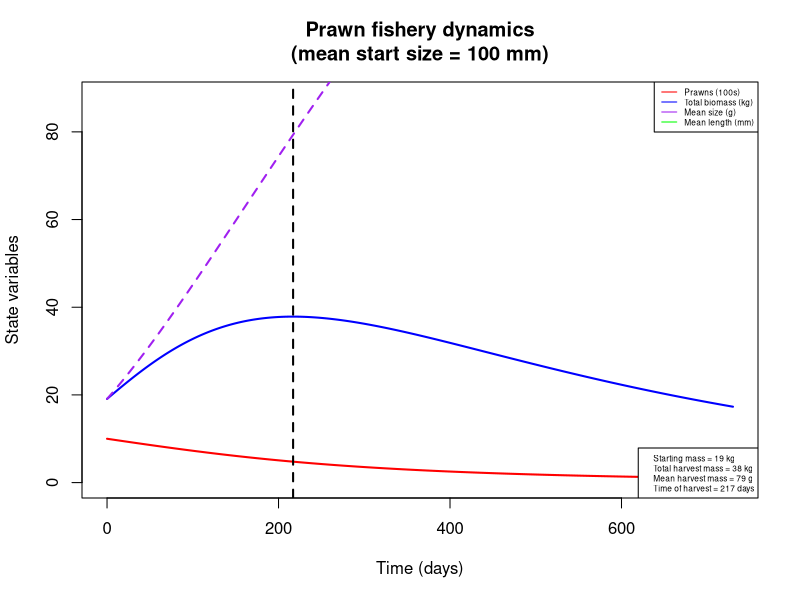
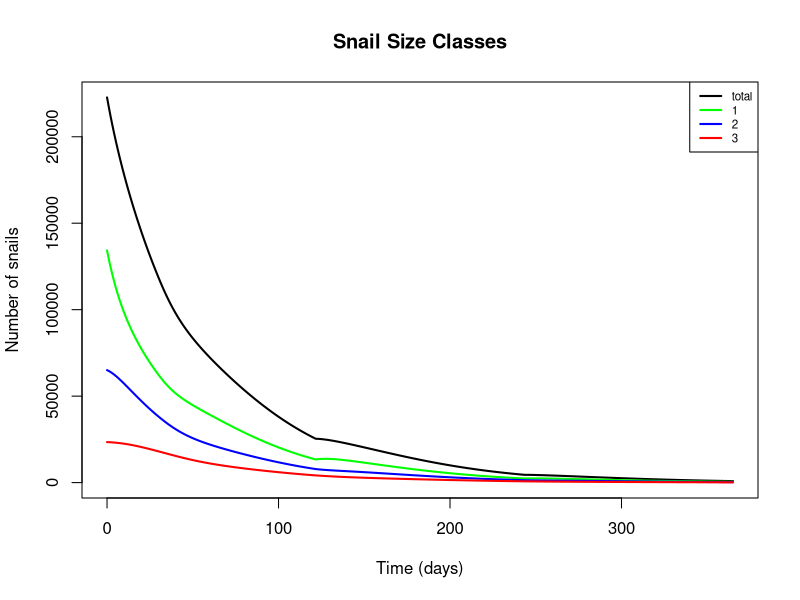
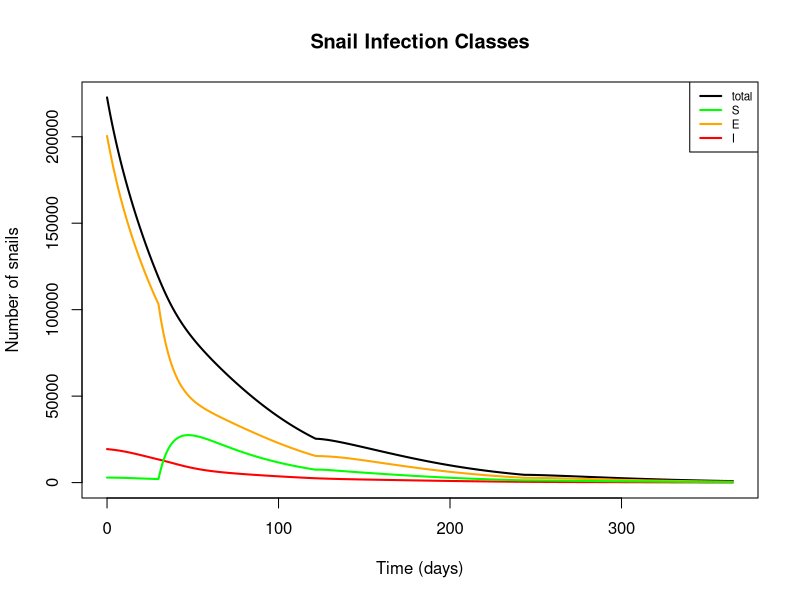
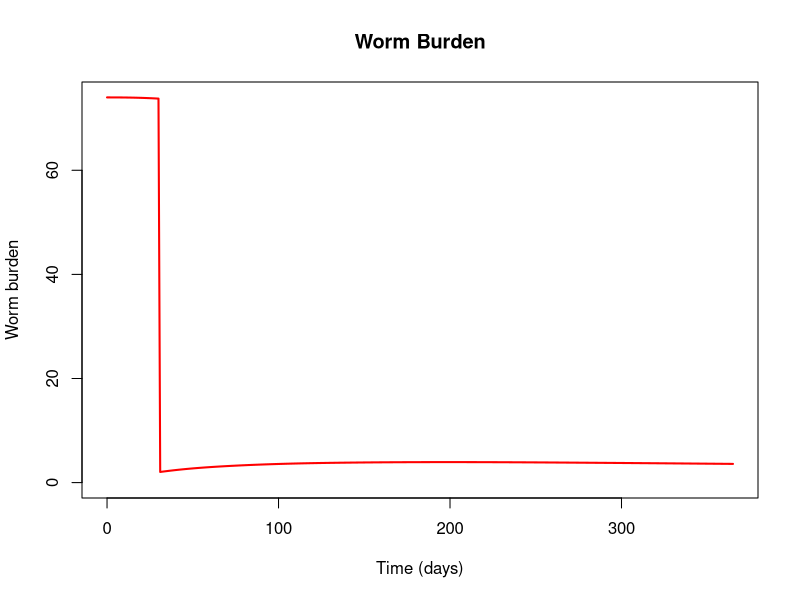
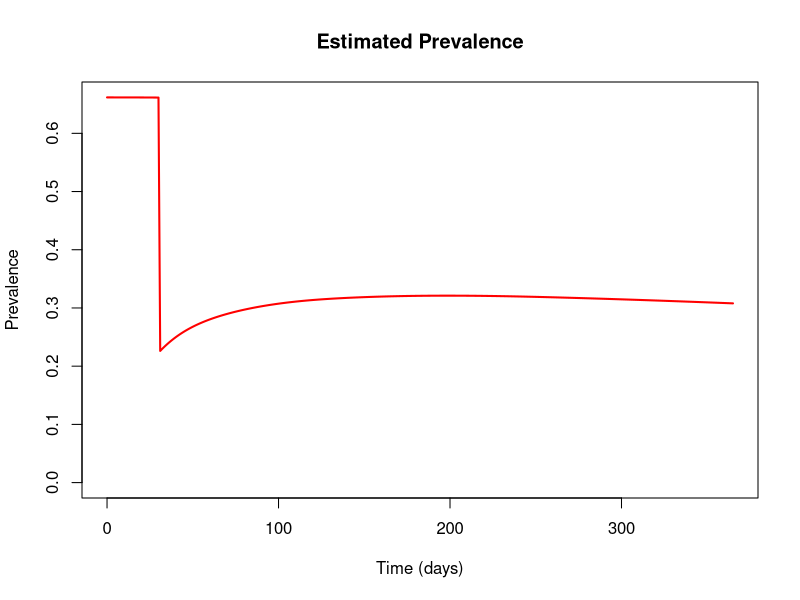
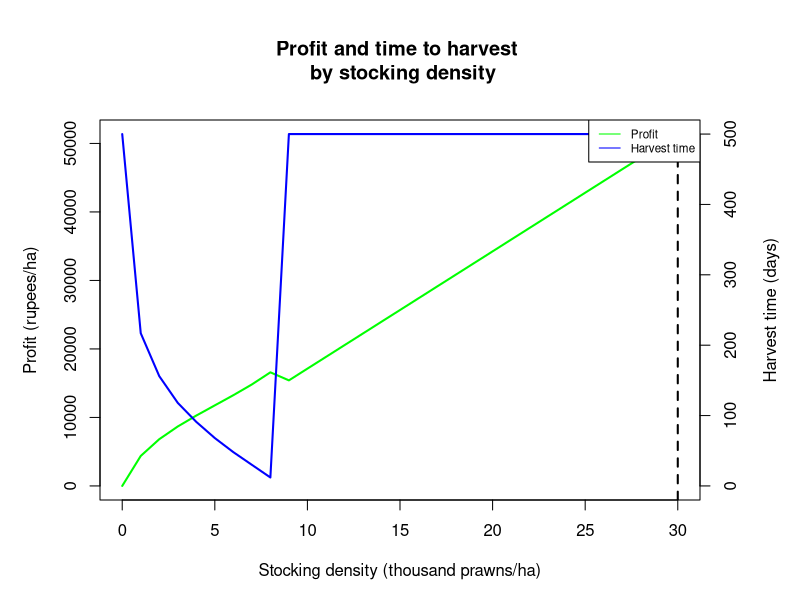
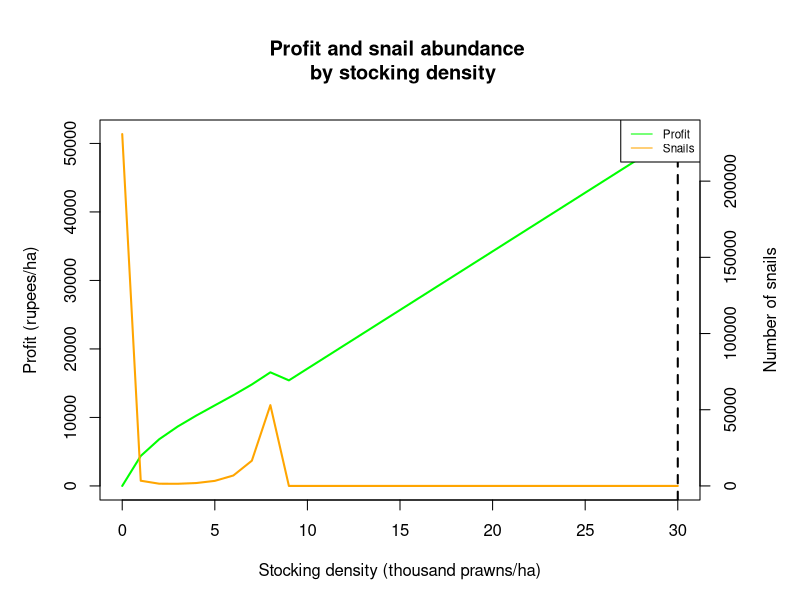
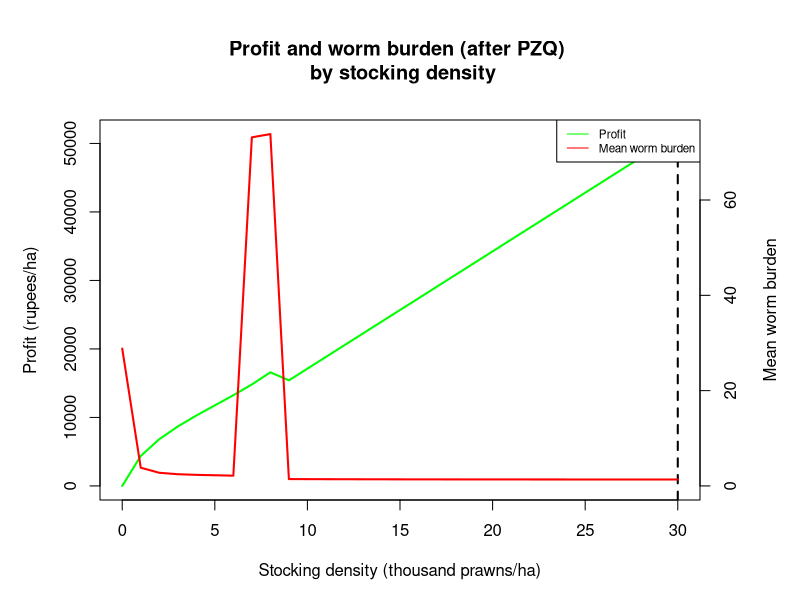

Reproduce these figures in R, in order.
#### Full snail-prawn model including epidemiological, predation, and aquaculture components

## To-do list:
  # Investigate the long-term stability of snail elimination, particularly at low attack rates
  # Incorporate seasonality into model
  # Sensitivity analysis, particularly for prawn attack rate

require(deSolve)

snail_prawn_model = function(t, n, parameters) { 
  with(as.list(parameters),{
    
    S1=n[1]
    S2=n[2]
    S3=n[3]
    E1=n[4]
    E2=n[5]
    E3=n[6]
    I2=n[7]
    I3=n[8]
    W=n[9]
    P=n[10]
    L=n[11]
    
    N1 = S1+E1     # Total snails of size class 1
    N2 = S2+E2+I2  # Total snails of size class 2
    N3 = S3+E3+I3  # Total snails of size class 3
    N = N1+N2+N3   # Total number of snails
    
    # Miracidial density per person as a function of mean worm burden (W) and miracidial shedding rate (m)
    M = m*0.5*W
    
    # Mean and total prawn biomass, converting from length (mm) to weight (g)
    Bm.p = (a.p*(L/10)^b.p)/10  
    Bm.t = P*Bm.p
    
    # Mean snail biomass in each size class, converting from length (cm) to weight (g)
    Bm.n1 = a.s*0.4^b.s  # 4mm size class
    Bm.n2 = a.s*0.8^b.s  # 8mm size class
    Bm.n3 = a.s*1.2^b.s  # 12mm size class
    
    # Prawn-to-snail mass ratios for each size class
    Bm.r1 = Bm.p / Bm.n1
    Bm.r2 = Bm.p / Bm.n2
    Bm.r3 = Bm.p / Bm.n3
    
    # Attack rates for each size class as a function of biomass ratio
    alpha1 = ar*Bm.r1
    alpha2 = ar*Bm.r2
    alpha3 = ar*Bm.r3
    
    # Adjusted attack rates, accounting for area of interest and limiting factors in the wild
    alpha_star1 = alpha1*s/A
    alpha_star2 = alpha2*s/A
    alpha_star3 = alpha3*s/A
    
    # Handling times for each size class as a function of biomass ratio
    handle1 = 1/(th*Bm.r1)
    handle2 = 1/(th*Bm.r2)
    handle3 = 1/(th*Bm.r3)
    
    # Functional responses for each size class
    psi1 = (P*alpha_star1) / (1+sum(alpha_star1*handle1*N1, alpha_star2*handle2*N2, alpha_star3*handle3*N3))
    psi2 = (P*alpha_star2) / (1+sum(alpha_star1*handle1*N1, alpha_star2*handle2*N2, alpha_star3*handle3*N3))
    psi3 = (P*alpha_star3) / (1+sum(alpha_star1*handle1*N1, alpha_star2*handle2*N2, alpha_star3*handle3*N3))
    
    ## Model equations:
    
    # Susceptible snails, class 1
    dS1dt = f*(1-N/(Kn*A))*(S2+S3+z*(E2+E3)) - muN1*S1 - psi1*S1 - g1*S1 - beta*M*H*S1
    
    # Susceptible snails, class 2
    dS2dt = g1*S1 - muN2*S2 - psi2*S2 - g2*S2 - beta*M*H*S2
    
    # Susceptible snails, class 3
    dS3dt = g2*S2 - muN3*S3 - psi3*S3 - beta*M*H*S3
    
    # Exposed (prepatent) snails, class 1
    dE1dt = beta*M*H*S1 - muN1*E1 - psi1*E1 - g1*E1 - sigma*X*E1
    
    # Exposed (prepatent) snails, class 2
    dE2dt = beta*M*H*S2 + g1*E1 - muN2*E2 - psi2*E2 - g2*E2 - sigma*E2
    
    # Exposed (prepatent) snails, class 3
    dE3dt = beta*M*H*S3 + g2*E2 - muN3*E3 - psi3*E3 - sigma*E3
    
    # Infectious (shedding) snails, class 2
    dI2dt = sigma*X*E1 + sigma*(1-rho)*E2 - (muN2 + muI)*I2 - psi2*I2 - g2*I2
    
    # Infectious (shedding) snails, class 3
    dI3dt = sigma*rho*E2 + sigma*E3 + g2*I2 - (muN3 + muI)*I3 - psi3*I3
    
    # Mean human worm burden
    dWdt = lambda*I2/A + theta*lambda*I3/A - (muW + muH)*W
    
    # Prawn abundance
    dPdt = -P*(muP*L^d + Bm.t/phi)
    
    # Mean prawn length (mm)
    dLdt = k/(1+gam*Bm.t)*(linf - L)
    
    
    return(list(c(dS1dt, dS2dt, dS3dt, dE1dt, dE2dt, dE3dt, dI2dt, dI3dt, dWdt, dPdt, dLdt)))
  }) 
} 


## Set initial values and parameters
#  Default settings: area = 10000, P = 11000/ha, L = 25 (0.2g post-larvae)
#  Gates settings: area = 20000; P = 500, 1000, 2500, 5000, 10000/ha; L = 67 or 100 (5g or 20g adults)
area = 20000
nstart = c(S1 = 0.144*area, S2 = 0.002*area, S3 = 0, E1 = 6.57*area, E2 = 2.61*area, E3 = 0.843*area, 
           I2 = 0.640*area, I3 = 0.329*area, W = 74, P = 500*area/10000, L = 100)
time = seq(0, 365*2, 1)

parameters=c(
  # Location parameters
  A = area,          # Area of site of interest, m^2
  H = 1000,          # Human population at site of interest
  
  # Snail reproductive parameters
  f = 0.26,          # Birth rate of adult snails (snails/reproductive snail/day, including survival to detection - more like a recruitment rate); 
                     #   adjusted from Sokolow et al. 2015 to account for the fact that class 1 snails are assumed to be juveniles and therefore don't reproduce
  Kn = 50,           # Carrying capacity of snails (snails/m^2), from Sokolow et al. 2015
  z = 0.5,           # Fraction of prepatent snails that can reproduce, from Sokolow et al. 2015
  
  # Snail growth parameters
  a.s = 0.187178454, # Allometric parameter for snail length-weight relationship, fitted to Sanna's data on B. glabrata
  b.s = 2.536764792, # Allometric parameter for snail length-weight relationship, fitted to Sanna's data on B. glabrata
  g1 = 1/37,         # Growth rate of small snails (size class transition rate, in terms of days to grow 4mm; adapted from McCreesh et al. 2014, assuming water temp. of 25 C)
  g2 = 1/62,         # Growth rate of medium snails (size class transition rate, in terms of days to grow 4mm; adapted from McCreesh et al. 2014, assuming water temp. of 25 C)
  
  # Snail mortality parameters
  muN1 = 1/40,       # Natural mortality rate of small snails (deaths/snail/day; assume mean lifespan = 50 days)
  muN2 = 1/50,       # Natural mortality rate of medium snails (deaths/snail/day; assume mean lifespan = 50 days)
  muN3 = 1/60,       # Natural mortality rate of large snails (deaths/snail/day; assume mean lifespan = 50 days)
  muI = 1/10,        # Additional mortality rate of shedding snails as a result of infection, from Sokolow et al. 2015
  
  # Prawn growth parameters
  a.p = 0.096868,    # Allometric parameter for prawn length-weight relationship, from Lalrinsanga et al. 2012 (M. rosenbergii, growout phase)
  b.p = 3.2944,      # Allometric parameter for prawn length-weight relationship, from Lalrinsanga et al. 2012 (M. rosenbergii, growout phase)
  k = 0.00339726,    # Growth coefficient, from Nwosu & Wolfi 2006 (M. vollenhovenii); alternate value for M. rosenbergii, from Sampaio & Wagner 1996: 0.0104333333
  linf = 206,        # Max length (mm), from Nwosu & Wolfi 2006 (M. vollenhovenii)
  gam = 1e-6,        # Density-dependent growth parameter (based on biomass per hectare); not yet fit
  
  # Prawn mortality parameters
  muP = 0.006136986, # Natural prawn mortality rate, from Nwosu & Wolfi 2006 (M. vollenhovenii)
  d = -0.25,         # Exponential parameter relating size with mortality; no source
  phi = 2e7,         # Density-dependent mortality parameter (based on biomass per hectare); not yet fit
  
  # Predation parameters
  ar = 0.037192,     # Coefficient for relationship between biomass ratio and attack rate, fitted to data from Sokolow et al. 2014
  th = 0.40450,      # Coefficient for relationship between biomass ratio and handling time, fitted to data from Sokolow et al. 2014
  s = 1/50,          # Scale factor limiting prawn attack rate in the wild (vs. lab conditions);
                     #   decreased from 1/10 to 1/50 in size class model to match expected elimination threshold
  
  # Infection parameters
  beta = 8e-5,       # Human-to-snail infection probability in reference area (infected snails/miracidia/snail/day); adjusted from Sokolow et al. 2015 (original value: 4e-6)
  m = 0.8,           # Miracidial shedding rate per adult female worm divided by miracidial mortality; from Sokolow et al. 2015
  sigma = 1/30,      # Latent period for exposed snails (infectious snails/exposed snail/day); adjusted from Sokolow et al. 2015 (original value: 1/50)
  X = 0,             # Fraction of exposed small snails that convert directly to medium shedding (ignored for now)
  rho = 0,           # Fraction of exposed medium snails that convert directly to large shedding (ignored for now)
  lambda = 0.05,     # Snail-to-human infection probability scaled to 1 m^2 (composite including cercarial shedding, mortality, infection, survival to patency); 
                     #   adjusted from Sokolow et al. 2015 (original value: 0.1)
  theta = 2,         # Scale factor describing increase in cercarial shedding rate in larger snails; from Chu & Dawood 1970 (estimated to be between 2 and 10)
  
  # Schisto mortality parameters
  muW = 1/(3.3*365), # Natural mortality rate of adult worms in humans, assuming average lifespan of 3.3 years, from Sokolow et al. 2015
  muH = 1/(60*365)   # Natural mortality of humans (contributing to worm mortality), assuming average lifespan of 60 years, from Sokolow et al. 2015
)



## Run model and assess outcomes over one or more aquaculture cycles

# Start with single run to calculate the time to optimal harvest and other fisheries statistics
output = as.data.frame(ode(nstart, time, snail_prawn_model, parameters))
output$B = ((parameters['a.p']*(output$L/10)^parameters['b.p'])/10)       # Mean prawn biomass, transformed from length using allometric equation
output$Bt = output$B*output$P                                             # Total prawn biomass

start.mass.kg = output$Bt[output$time == 0]/1000                          # Total prawn biomass at beginning of cycle, in kg
harvest.mass.kg = max(output$Bt)/1000                                     # Total prawn biomass at end of cycle, in kg
harvest.size = output$B[output$Bt == max(output$Bt)]                      # Average prawn biomass at harvest, in g
harvest.time = output$time[output$Bt == max(output$Bt)]                   # Time to optimal harvest, in days

# Plot prawn aquaculture dynamics
plot(x = output$time, y = output$P/100, col = 'red', xlab = 'Time (days)', ylab = 'State variables', 
     type = 'l', lwd=2, xlim = c(0, max(output$time)), ylim = c(0, max(output$Bt/1000)+50),
     main = paste('Prawn fishery dynamics\n', '(mean start size = ', as.numeric(nstart[11]), ' mm)', sep = ''))
lines(x = output$time, y = output$Bt/1000, col = 'blue', lwd=2)
lines(x = output$time, y = output$B, col = 'purple', lwd=2, lty=2)
lines(x = output$time, y = output$L, col = 'green', lwd=2)
abline(v = harvest.time, lty = 2, lwd = 2)
legend('topright', legend = c('Prawns (100s)', 'Total biomass (kg)', 'Mean size (g)', 'Mean length (mm)'), 
       lty = 1, col = c('red', 'blue', 'purple', 'green'), cex = 0.5)
legend('bottomright', legend = c(paste('Starting mass =', round(start.mass.kg), 'kg', sep = ' '),
                                 paste('Total harvest mass =', round(harvest.mass.kg), 'kg', sep = ' '), 
                                 paste('Mean harvest mass =', round(harvest.size), 'g', sep = ' '), 
                                 paste('Time of harvest =', round(harvest.time), 'days', sep = ' ')), cex=0.5)

# Set the desired number of aquaculture cycles, and harvest time if not using optimum
# Default settings: harvest.time = optimal, ncycles = 15 (~10 years @ 8 months/cycle)
# Gates settings: harvest.time = 4 months, ncycles = 3 (1 year)
harvest.time = 365/3
ncycles = 3
pzq.delay = 0
nstart.lt = nstart
nstart.lt['P'] = 0
time.lt = seq(0, pzq.delay + harvest.time*ncycles, 1)

# Define stocking events at the beginning of each cycle
stocking = data.frame(var = rep(c('P', 'L'), ncycles),
                      time = rep(seq(pzq.delay, pzq.delay + harvest.time*(ncycles-1), harvest.time), each = 2),
                      value = rep(c(nstart['P'], nstart['L']), ncycles),
                      method = rep('rep', ncycles*2))

# Define PZQ administration event
# Note: if administering before start of stocking, set time = 0 and instead set pzq.delay above
#   to time between MDA and first stocking
pzq = data.frame(var = 'W', time = 30, value = 2, method = 'rep')

# Run model and calculate outcomes of interest
output.lt = as.data.frame(ode(nstart.lt, time.lt, snail_prawn_model, parameters,
                              events = list(data = rbind(stocking, pzq))))

output.lt$S.t = output.lt$S1 + output.lt$S2 + output.lt$S3                      # Total susceptible snails
output.lt$E.t = output.lt$E1 + output.lt$E2 + output.lt$E3                      # Total exposed snails 
output.lt$I.t = output.lt$I2 + output.lt$I3                                     # Total infected snails
output.lt$N1.t = output.lt$S1 + output.lt$E1                                    # Total snails of size class 1
output.lt$N2.t = output.lt$S2 + output.lt$E2 + output.lt$I2                     # Total snails of size class 2
output.lt$N3.t = output.lt$S3 + output.lt$E3 + output.lt$I3                     # Total snails of size class 3
output.lt$N.t = output.lt$S.t + output.lt$E.t + output.lt$I.t                   # Total snails
output.lt$prev = pnbinom(2, size = 0.25, mu = output.lt$W, lower.tail = FALSE)  # Estimated prevalence, using a negative binomial dist. with k = 0.25
output.lt$B = ((parameters['a.p']*(output.lt$L/10)^parameters['b.p'])/10)       # Mean prawn biomass, transformed from length using allometric equation
output.lt$Bt = output.lt$B*output.lt$P                                          # Total prawn biomass

# Plot snail dynamics by size class
plot(x = output.lt$time, y = output.lt$N.t, type = 'l', col = 'black', lwd=2, xlab = 'Time (days)', 
     ylab = 'Number of snails', ylim = c(0,max(output.lt$N.t)),
     main = 'Snail Size Classes')
lines(output.lt$time, output.lt$N1.t, col = 'green', lwd = 2)
lines(output.lt$time, output.lt$N2.t, col = 'blue', lwd = 2)
lines(output.lt$time, output.lt$N3.t, col = 'red', lwd = 2)
legend('topright', legend = c('total', '1', '2', '3'), lwd = 2, col = c('black', 'green', 'blue', 'red'), cex = 0.7)

# Plot snail dynamics by infection class
plot(x = output.lt$time, y = output.lt$N.t, type = 'l', col = 'black', lwd=2, xlab = 'Time (days)', 
     ylab = 'Number of snails', ylim = c(0,max(output.lt$N.t)), 
     main = 'Snail Infection Classes')
lines(output.lt$time, output.lt$I.t, col = 'red', lwd = 2)
lines(output.lt$time, output.lt$E.t, col = 'orange', lwd = 2)
lines(output.lt$time, output.lt$S.t, col = 'green', lwd = 2)
legend('topright', legend = c('total', 'S', 'E', 'I'), lwd = 2, col = c('black', 'green', 'orange', 'red'), cex = 0.7)

# Plot mean human worm burden and prevalence of infection
plot(x = output.lt$time, y = output.lt$W, type = 'l', col = 'red', lwd=2, xlab = 'Time (days)', 
     ylab = 'Worm burden', ylim = c(0,max (output.lt$W)),
     main = 'Worm Burden')
plot(x = output.lt$time, y = output.lt$prev, type = 'l', col = 'red', lwd=2, xlab = 'Time (days)', 
     ylab = 'Prevalence', ylim = c(0,max (output.lt$prev)),
     main = 'Estimated Prevalence')



## Assess single-cycle outcomes over multiple stocking densities
#  NOTE: set parameters and initial values first!

# Run the model over the desired range of stocking densities (in thousands of post-larvae)
x = c(0:30)
nstart.sd = nstart
time.sd = seq(0, 500, 1)
harvest = numeric(length(x))
harvest.t = numeric(length(x))
snails = numeric(length(x))
worms = numeric(length(x))
for (i in x) {
  nstart.sd['P'] = 1000*i
  output.sd = as.data.frame(ode(nstart.sd, time.sd, snail_prawn_model, parameters,
                                events = list(data = pzq)))
  output.sd$S.t = output.sd$S1 + output.sd$S2 + output.sd$S3
  output.sd$E.t = output.sd$E1 + output.sd$E2 + output.sd$E3
  output.sd$I.t = output.sd$I2 + output.sd$I3
  output.sd$Inf.t = output.sd$E.t + output.sd$I.t
  output.sd$N.t = output.sd$S.t + output.sd$E.t + output.sd$I.t
  output.sd$B = ((parameters['a.p']*(output.sd$L/10)^parameters['b.p'])/10)
  output.sd$Bt = output.sd$B*output.sd$P
  harvest[i+1] = max(output.sd$Bt)/1000
  ht.tmp = output.sd$time[output.sd$Bt == max(output.sd$Bt)]
  harvest.t[i+1] = ifelse(ht.tmp != 0, ht.tmp, max(output.sd$time))
  snails[i+1] = output.sd$N.t[output.sd$time == harvest.t[i+1]]
  worms[i+1] = output.sd$W[output.sd$time == harvest.t[i+1]]
}

# Price estimates for profit calculation from Tamil Nadu Agricultural University, http://agritech.tnau.ac.in/fishery/fish_freshwaterprawn.html
p = 140                                           # Weighted average market price of prawns, in rupees/kg 
c = 600                                           # Cost of post-larvae, in rupees/1000 PL
delta = -log(1-0.1)/365                           # Discount rate, equivalent to 10%/year
profit = p*harvest*exp(-delta*(harvest.t)) - c*x  # Profit function, in terms of revenue (discounted by time to harvest) minus stocking costs 

# Plot estimated profit and time to harvest over stocking density
# (after one aquaculture cycle)
par(mar = c(5,5,6,5))
plot(x, profit, col = 'green', xlab = 'Stocking density (thousand prawns/ha)', ylab = 'Profit (rupees/ha)',
     type = 'l', lwd = 2, main = 'Profit and time to harvest \n by stocking density')
abline(v = which.max(profit)-1, lty = 2, lwd = 2)
par(new = T)
plot(x, harvest.t, col = 'blue', axes = F, xlab = NA, ylab = NA, ylim = c(0, max(harvest.t[-1])), type = 'l', lwd = 2)
axis(side = 4)
mtext(side = 4, line = 3, 'Harvest time (days)')
legend('topright', legend = c('Profit', 'Harvest time'), lty = 1, col = c('green', 'blue'), cex = 0.7)

# Plot estimated profit and snail abundance over stocking density
# (after one aquaculture cycle)
par(mar = c(5,5,6,5))
plot(x, profit, col = 'green', xlab = 'Stocking density (thousand prawns/ha)', ylab = 'Profit (rupees/ha)',
     type = 'l', lwd = 2, main = 'Profit and snail abundance \n by stocking density')
abline(v = which.max(profit)-1, lty = 2, lwd = 2)
par(new = T)
plot(x, snails, col = 'orange', axes = F, xlab = NA, ylab = NA, ylim = c(0, max(snails)), type = 'l', lwd = 2)
axis(side = 4)
mtext(side = 4, line = 3, 'Number of snails')
legend('topright', legend = c('Profit', 'Snails'), lty = 1, col = c('green', 'orange'), cex = 0.7)

# Plot estimated profit and mean worm burden over stocking density
# (after one aquaculture cycle)
par(mar = c(5,5,6,5))
plot(x, profit, col = 'green', xlab = 'Stocking density (thousand prawns/ha)', ylab = 'Profit (rupees/ha)',
     type = 'l', lwd = 2, main = 'Profit and worm burden (after PZQ) \n by stocking density')
abline(v = which.max(profit)-1, lty = 2, lwd = 2)
par(new = T)
plot(x, worms, col = 'red', axes = F, xlab = NA, ylab = NA, ylim = c(0, max(worms)), type = 'l', lwd = 2)
axis(side = 4)
mtext(side = 4, line = 3, 'Mean worm burden')
legend('topright', legend = c('Profit', 'Mean worm burden'), lty = 1, col = c('green', 'red'), cex = 0.7)
